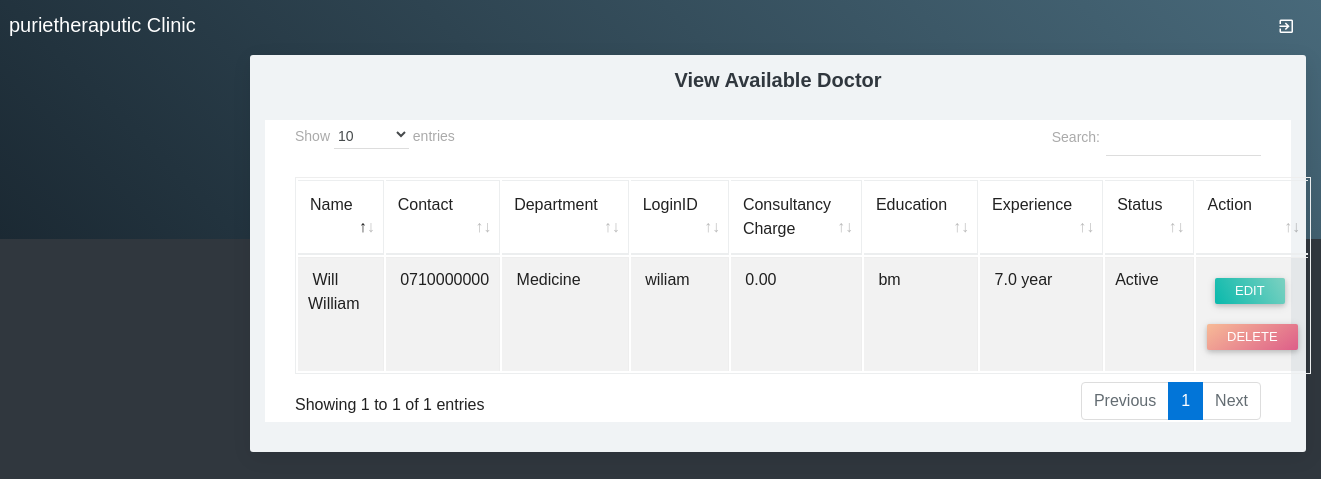
The app's page /viewdoctor.php with its own data.
### tables this page shows
CREATE TABLE `doctor` (
  `doctorid` int(10) NOT NULL,
  `doctorname` varchar(50) NOT NULL,
  `mobileno` varchar(15) NOT NULL,
  `departmentid` int(10) NOT NULL,
  `loginid` varchar(25) NOT NULL,
  `password` varchar(25) NOT NULL,
  `status` varchar(10) NOT NULL,
  `education` varchar(25) NOT NULL,
  `experience` float(11,1) NOT NULL,
  `consultancy_charge` float(10,2) NOT NULL
);

CREATE TABLE `department` (
  `departmentid` int(10) NOT NULL,
  `departmentname` varchar(100) NOT NULL,
  `description` text NOT NULL,
  `status` varchar(10) NOT NULL
);

### viewdoctor.php (the view, shortened to what this page needs)
<?php
include("adformheader.php");
include("dbconnection.php");
?>
<div class="container-fluid">
	<div class="block-header">
		<h2 class="text-center">View Available Doctor</h2>
	</div>
<div class="card">
	<section class="container">
		<table class="table table-bordered table-striped table-hover js-basic-example dataTable">
			<thead>
				<tr>
					<td>Name</td>
					<td>Contact</td>
					<td>Department</td>
					<td>LoginID</td>
					<td>Consultancy Charge</td>
					<td>Education</td>
					<td>Experience</td>
					<td>Status</td>
					<td>Action</td>
				</tr>
			</thead>
			<tbody>
				<?php
				$sql ="SELECT * FROM doctor";
				$qsql = mysqli_query($con,$sql);
				while($rs = mysqli_fetch_array($qsql))
				{
					$sqldept = "SELECT * FROM department WHERE departmentid='$rs[departmentid]'";
					$qsqldept = mysqli_query($con,$sqldept);
					$rsdept = mysqli_fetch_array($qsqldept);
					echo "<tr>
					<td>&nbsp;$rs[doctorname]</td>
					<td>&nbsp;$rs[mobileno]</td>
					<td>&nbsp;$rsdept[departmentname]</td>
					<td>&nbsp;$rs[loginid]</td>
					<td>&nbsp;$rs[consultancy_charge]</td>
					<td>&nbsp;$rs[education]</td>
					<td>&nbsp;$rs[experience] year</td>
					<td>$rs[status]</td>
					<td>&nbsp;
					<a href='doctor.php?editid=$rs[doctorid]' class='btn btn-sm btn-raised g-bg-cyan'>Edit</a> <a href='viewdoctor.php?delid=$rs[doctorid]' class='btn btn-sm btn-raised g-bg-blush2'>Delete</a> </td>
					</tr>";
				}
				?>      </tbody>
			</table>
		</section>
	</div>
</div>
	<?php
	include("adformfooter.php");
	?>

### records on screen
doctor: doctorname "Will William", mobileno "0710000000", departmentid.departmentname "Medicine", loginid "wiliam", consultancy_charge "0.00", education "bm", experience "7.0", status "Active"
